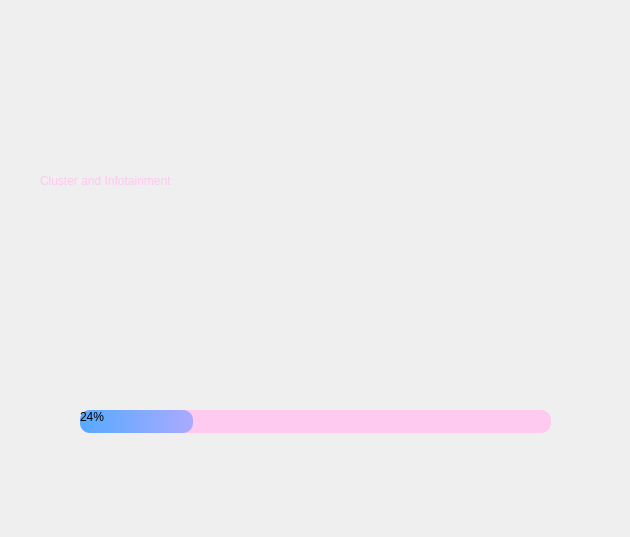
<?xml version="1.0" encoding="UTF-8"?>
<ui version="4.0">
 <class>Form</class>
 <widget class="QWidget" name="Form">
  <property name="geometry">
   <rect>
    <x>0</x>
    <y>0</y>
    <width>630</width>
    <height>537</height>
   </rect>
  </property>
  <property name="windowTitle">
   <string>Form</string>
  </property>
  <widget class="QFrame" name="frame">
   <property name="geometry">
    <rect>
     <x>-40</x>
     <y>-20</y>
     <width>691</width>
     <height>611</height>
    </rect>
   </property>
   <property name="frameShape">
    <enum>QFrame::StyledPanel</enum>
   </property>
   <property name="frameShadow">
    <enum>QFrame::Raised</enum>
   </property>
   <widget class="QProgressBar" name="progressBar">
    <property name="geometry">
     <rect>
      <x>120</x>
      <y>430</y>
      <width>471</width>
      <height>23</height>
     </rect>
    </property>
    <property name="styleSheet">
     <string notr="true">QProgressBar{
background-color:rgb(255, 202, 240);
color:rgb(0, 0, 0);
border-radius:10px;
}
QProgressBar:chunk{
background:qlineargradient(spread:pad, x1:0, y1:0, x2:1, y2:0, stop:0 rgba(85, 170, 255, 255), stop:1 rgba(170, 170, 255, 255));
border-radius:10px;
}</string>
    </property>
    <property name="value">
     <number>24</number>
    </property>
   </widget>
   <widget class="QLabel" name="label">
    <property name="geometry">
     <rect>
      <x>80</x>
      <y>170</y>
      <width>561</width>
      <height>61</height>
     </rect>
    </property>
    <property name="styleSheet">
     <string notr="true">color:rgb(255, 199, 239);
font: 30pt &quot;Myanmar Text&quot;;</string>
    </property>
    <property name="text">
     <string>Cluster and Infotainment</string>
    </property>
   </widget>
  </widget>
 </widget>
 <resources/>
 <connections/>
</ui>
